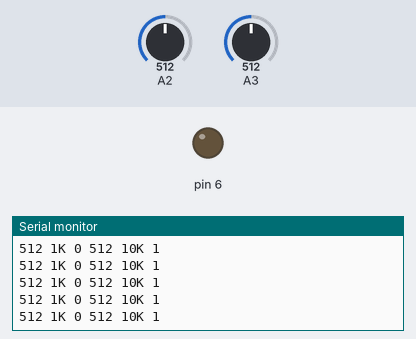
This sketch was run on a simulated Arduino Uno, built with avr-gcc and run on an emulated ATmega328P. Parts: output pins drawn as LEDs (lit = HIGH), the last lines printed to the serial monitor. The inputs (shaded band) are chosen by the test bench; at power-on: A2 = 512, A3 = 512.

Above: at 1.2 s.
1.3 s: A2 set to 11
At 1.35 s:
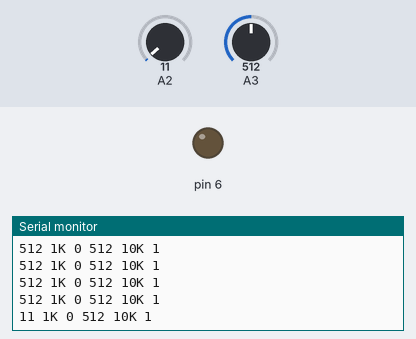
2.8 s: A2 set to 8
At 2.83 s:
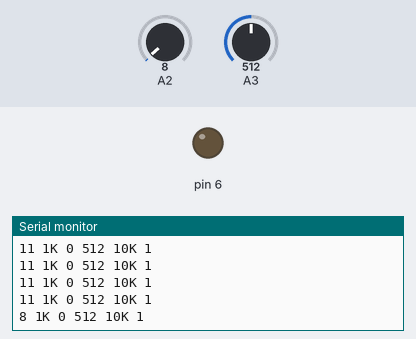
Timing chart, 0 to 5.8 s (numbered marks = the images above; inputs shaded):
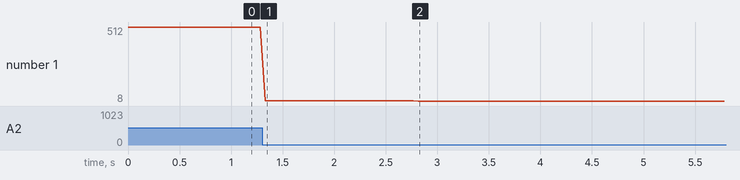

Measured:
- after the input at 1.3 s, the serial monitor: prints a new line at once (image 1)
- after the input at 2.8 s, the serial monitor: prints a new line at once (image 2)
- plotted number 1: 512 → 11 after the input at 1.3 s, 11 → 8 after the input at 2.8 s

The sketch:

Frequency_Test.ino
```cpp
#include <FrequencyDetection.h>

int tenkHzPin = 3;
int onekHzPin = 2;
double tenReading = 0;
double oneReading = 0;
FrequencyDetection freq = FrequencyDetection(tenkHzPin, onekHzPin, 6);

void setup() {  // put your setup code here, to run once:
  Serial.begin(9600);
  freq.set1kHzThresh(250);
  freq.set10kHzThresh(65);
}

void loop() {
  // put your main code here, to run repeatedly
  Serial.print(freq.is1kHz());
  Serial.print(" ");
  Serial.println(freq.is10kHz());
  delay(50);
}
```
